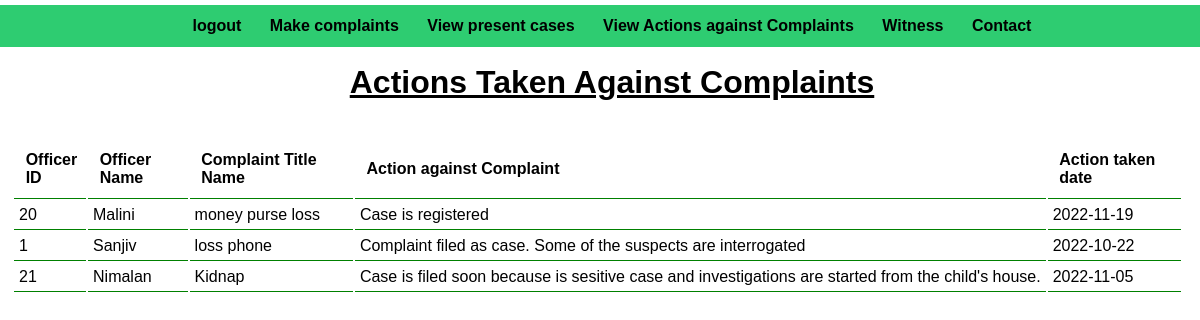
The page /viewaction.php on the database its author committed.
### tables this page shows
CREATE TABLE `action` (
  `complaint_id` int(11) NOT NULL,
  `officer_id` int(11) NOT NULL,
  `actions` text NOT NULL,
  `update_date` date NOT NULL
);

CREATE TABLE `officer` (
  `officer_id` int(11) NOT NULL,
  `name` varchar(20) NOT NULL,
  `phone_no` int(10) NOT NULL,
  `post` varchar(20) NOT NULL,
  `user_id` varchar(20) NOT NULL,
  `password` varchar(255) NOT NULL
);

CREATE TABLE `complaint` (
  `complaint_id` int(11) NOT NULL,
  `type` varchar(20) DEFAULT NULL,
  `user_id` varchar(20) NOT NULL,
  `complaint_date` date NOT NULL,
  `complaint_title` varchar(20) NOT NULL,
  `statement` text NOT NULL
);

### viewaction.php (the view, shortened to what this page needs)
<?php include('connection.php');?>
    <link rel="stylesheet" href="..\Css\admin.css">
<div class="main-content">
<div class="complaints">
           <div class="wrapper">
                <ul>
                    <li><a href="user_login2.php">logout</a></li>
                    <li><a href="complaint.php">Make complaints</a></li>
                    <li><a href="Viewcase.php">View present cases</a></li>
                    <li><a href="viewaction.php">View Actions against Complaints</a></li>
                    <li><a href="witness.php">Witness</a></li>
                    <li><a href="officer_details.php">Contact</a></li>
                </ul>
                </div>
        </div>
    <div class="wrapper">
        <h1 style='text-align:center'><u>Actions Taken Against Complaints</u></h1>
        <br>
        <br>
    <table cellpadding="pixels" cellspacing="pixels">
        <tr>
            <th>Officer ID</th>
            <th>Officer Name</th>
            <th>Complaint Title Name</th>
            <th>Action against Complaint</th>
            <th>Action taken date</th>
        </tr>
        <?php
        $sql="select officer.name as name,complaint.complaint_title as title,officer.officer_id as id,action.actions as action,action.update_date as date from officer,complaint,action where complaint.complaint_id=action.complaint_id and officer.officer_id=action.officer_id";
        $res=mysqli_query($conn,$sql) or die(mysqli_error());
        if($res==true)
        {
            $count=mysqli_num_rows($res);
            if( $count>0)
            {
                while($rows=mysqli_fetch_assoc($res))
                {
                    $name=$rows['name'];
                    $title=$rows['title'];
                    $action=$rows['action'];
                    $date=$rows['date'];
                    $id=$rows['id'];
                    ?>
                       <tr>
                       <td><?php echo $id;?> </td>
                        <td><?php echo $name;?> </td>
                        <td><?php echo $title;?> </td>
                        <td><?php echo $action;?> </td>
                        <td><?php echo $date;?> </td>
                       </tr>
                    <?php
                }
            }
        }
        ?>
    </table>
</div>
</div>

### admin.css (style rules this page uses)
* { margin: 0; padding: 0; font-family: Arial, Helvetica, sans-serif; }
.wrapper { padding: 1%; width: 100%; margin: 5 auto; }
.complaints { text-align: center; background-color: #2ecc71; text-align: center; }
.complaints ul { list-style-type: none; }
.complaints ul li { display: inline; padding: 1%; }
.complaints ul li a { text-decoration-line: none; font-weight: bolder; color: black; }
h1 { text-align: center; }
table tr th { border-bottom: 1px solid green; padding: 1%; text-align: left; }
table tr td { padding: 1%; }
table tr td { border-bottom: 1px solid green; padding: 5px; text-align: left; }

### viewaction.php (style rules this page uses)
td { padding:0 15px; }

### rows shown on the page
action: officer.officer_id "20", officer.name "Malini", complaint.complaint_title "money purse loss", actions "Case is registered", update_date "2022-11-19"
action: officer.officer_id "1", officer.name "Sanjiv", complaint.complaint_title "loss phone", actions "Complaint filed as case. Some of the suspects are interrogated", update_date "2022-10-22"
action: officer.officer_id "21", officer.name "Nimalan", complaint.complaint_title "Kidnap", actions "Case is filed soon because is sesitive case and investigations are started from the child's house.", update_date "2022-11-05"
